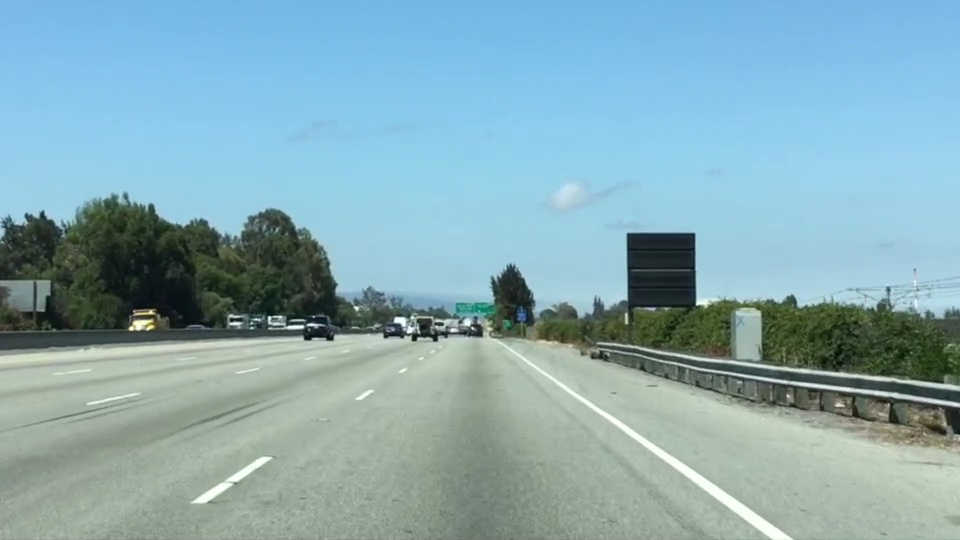
#> input picture P1_Finding_lane_lines/test.jpg, 960 x 540 px
$ python Color_selection.py
#> lines starting #> are read from the running program, lines starting #| are printed output that depends on the picture; after the words box and inside, x2 and y2 are one past the last pixel; in counts of white or black regions, pixels touching at a corner belong together
import matplotlib.pyplot as plt
import matplotlib.image as mpimg
import numpy as np


image = mpimg.imread('test.jpg')
#> image is the input picture: shape (540, 960, 3); mean R, G, B 135.5, 171.1, 179.2
print('This image is:',  type(image),
      'with dimensions:', image.shape)
#| This image is: <class 'numpy.ndarray'> with dimensions: (540, 960, 3)

xsize = image.shape[1]
#> xsize = 960
ysize = image.shape[0]
#> ysize = 540
color_select = np.copy(image)


t_value = 200
red_threshold = t_value
green_threshold = t_value
blue_threshold = t_value
rgb_threshold = [red_threshold, green_threshold, blue_threshold]

thresholds = (image[:, :, 0] < rgb_threshold[0]) | \
              (image[:, :, 1] < rgb_threshold[1]) | \
              (image[:, :, 2] < rgb_threshold[2])
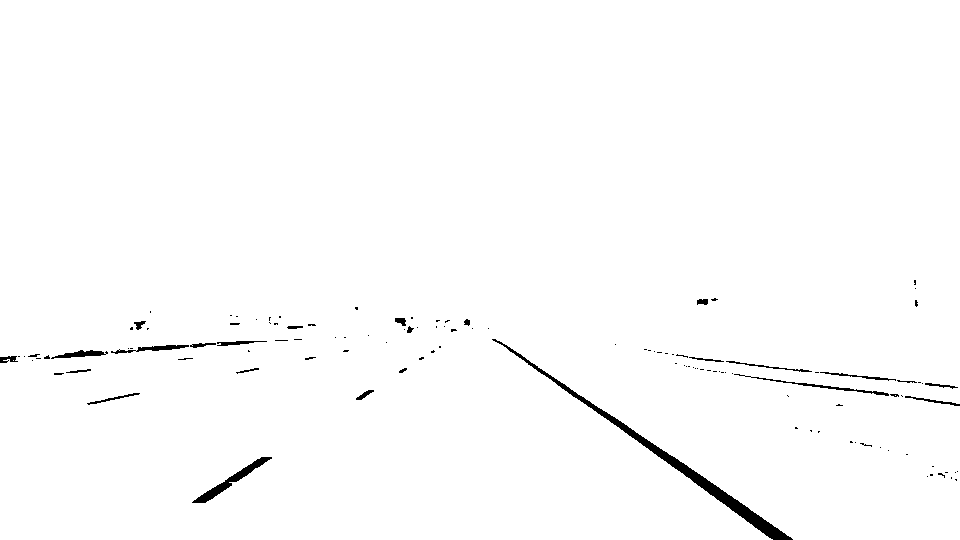
#> thresholds: shape (540, 960) bool; 98.9% white; 121 black regions (95 under 20 px), largest, box (x1, y1, x2, y2) and area: (492, 339, 793, 540) 2493, (192, 457, 272, 503) 624, (734, 374, 889, 396) 302


color_select[thresholds] = [0, 0, 0]  # makes it black
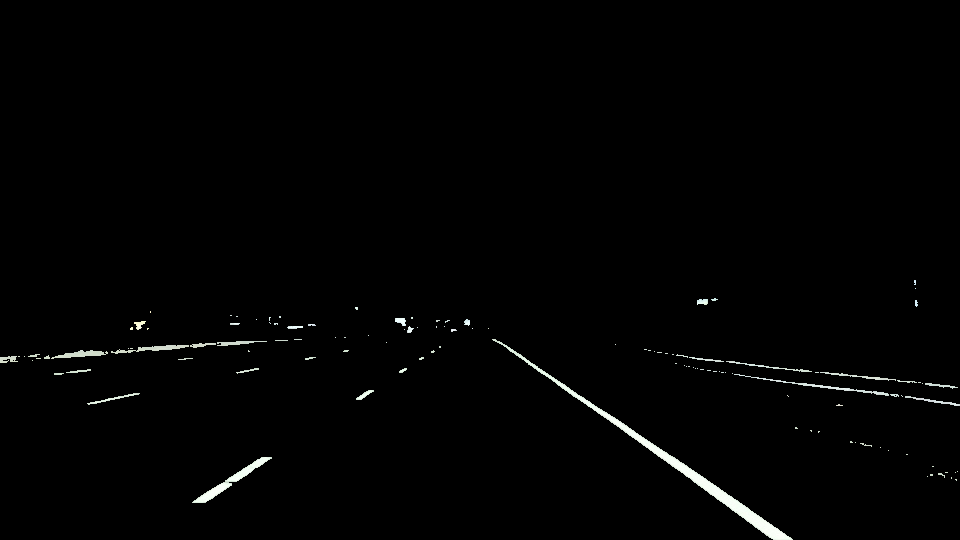
#> color_select: shape (540, 960, 3); mean R, G, B 2.5, 2.7, 2.5
# print(sum(sum(thresholds)))  # 0

fig = plt.figure()

fig.add_subplot(1, 2, 1)
plt.imshow(image)

fig.add_subplot(1, 2, 2)
plt.imshow(color_select)

plt.show()  # should look the same
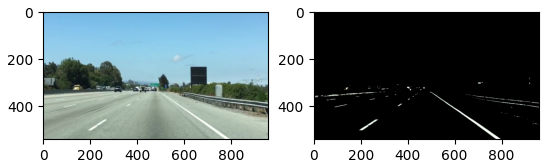
#> figure drawn by matplotlib, 2 panels
